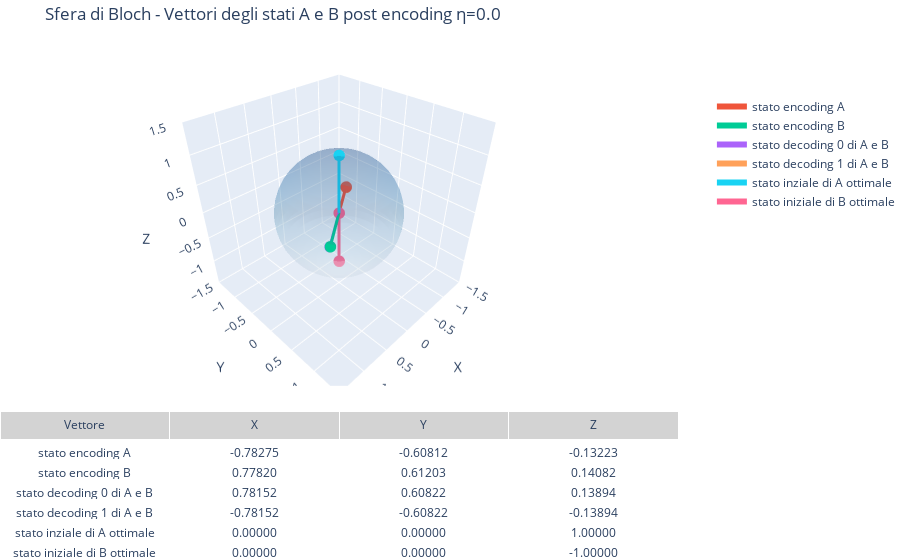
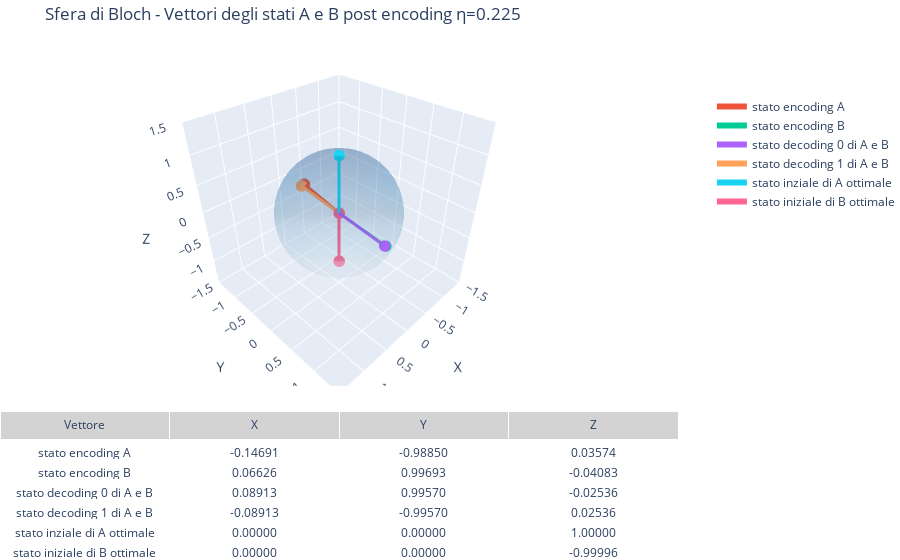
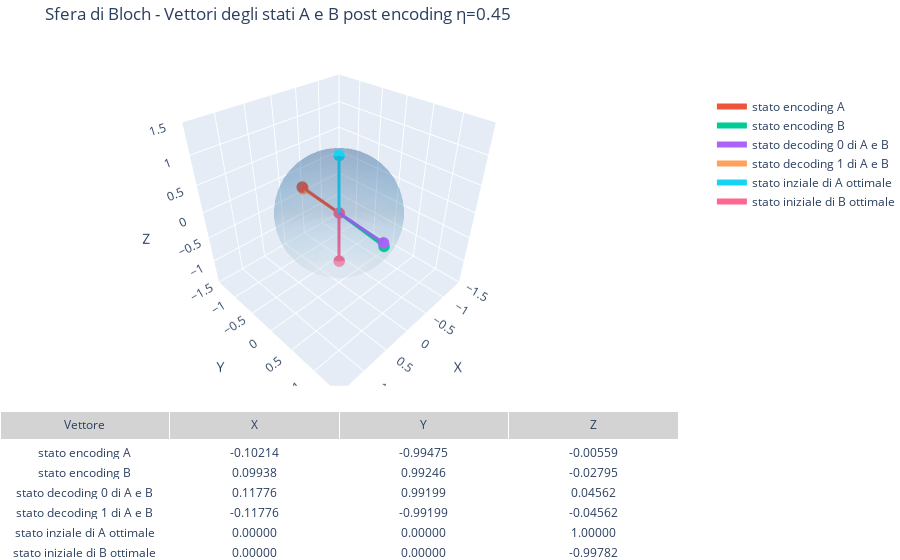
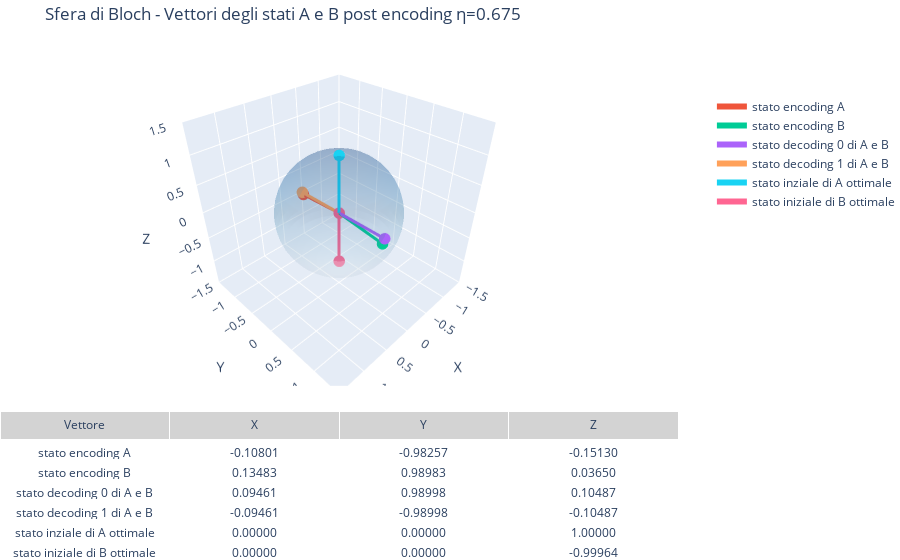

The cell these charts' notebook holds for them, in order:
### Markdown cell above
### Plot su sfera di Bloch

### Code cell
for elem in all_simulation:
    result, cost_history, n = elem
    qc_visualize = QuantumCircuit(3)
    qc_visualize.ry(thetas[0], 2)
    qc_visualize.cx(2,0)
    qc_visualize1 = QuantumCircuit(3)
    qc_visualize1.ry(thetas[0], 2)
    qc_visualize1.cx(2,0)
    bound_in_a = qc_visualize.assign_parameters({thetas[0]: (result.x[0])})
    bound_in_b = qc_visualize1.assign_parameters({thetas[0]: (result.x[1])})
    state_in_a = partial_trace(DensityMatrix.from_label("000").evolve(bound_in_a),[1,2])
    state_in_b = partial_trace(DensityMatrix.from_label("000").evolve(bound_in_b),[1,2])
    # display(state_in_a.draw("latex"))
    # display(state_in_b.draw("latex"))
    qc_visualize.rx(thetas[1], 0)
    qc_visualize.ry(thetas[2], 0)
    qc_visualize.rz(thetas[3], 0)
    
    qc_visualize1.ry(thetas[1], 0)
    qc_visualize1.rz(thetas[2], 0)
    
    #qc_visualize.append(amplitude_damping_gate_qi(n),[0,1])
    # qc_visualize1.append(amplitude_damping_gate_qi(-n),[0,1])

    bound_a = qc_visualize.assign_parameters({thetas[0]: result.x[0],
                                              thetas[1]:result.x[2],
                                               thetas[2]:result.x[4],thetas[3]:result.x[6]})
    bound_b = qc_visualize.assign_parameters({thetas[0]: result.x[1],
                                               thetas[1]:result.x[3],
                                               thetas[2]:result.x[5], thetas[3]:result.x[7]})

    bound_c = qc_visualize1.assign_parameters({thetas[0]: noise_to_theta(0), thetas[1]:-result.x[9],thetas[2]:-result.x[8]})
    bound_d = qc_visualize1.assign_parameters({thetas[0]: noise_to_theta(1), thetas[1]:-result.x[9],thetas[2]:-result.x[8]})


    state_a = partial_trace(DensityMatrix.from_label("000").evolve(bound_a),[1,2])
    state_b = partial_trace(DensityMatrix.from_label("000").evolve(bound_b),[1,2])
    state_c = partial_trace(DensityMatrix.from_label("000").evolve(bound_c),[1,2])
    state_d = partial_trace(DensityMatrix.from_label("000").evolve(bound_d),[1,2])


    # display(state_a.draw("text"))
    # display(state_c.draw("text"))
    # display(state_d.draw("text"))

    from qiskit.visualization.bloch import Bloch
    import numpy as np

    from qiskit.visualization import *
    import plotly.graph_objects as go
    from plotly.subplots import make_subplots

    # Ottieni il Bloch vector (x, y, z)
    bloch_vect_enc_in_a = [state_in_a._expectation_value_pauli(Pauli(p)) for p in ['X', 'Y', 'Z']]
    bloch_vect_enc_in_b = [state_in_b._expectation_value_pauli(Pauli(p)) for p in ['X', 'Y', 'Z']]

    bloch_vect_enc_a = [state_a._expectation_value_pauli(Pauli(p)) for p in ['X', 'Y', 'Z']]
    bloch_vect_enc_b = [state_b._expectation_value_pauli(Pauli(p)) for p in ['X', 'Y', 'Z']]
    bloch_vect_enc_c = [state_c._expectation_value_pauli(Pauli(p)) for p in ['X', 'Y', 'Z']]
    bloch_vect_enc_d = [state_d._expectation_value_pauli(Pauli(p)) for p in ['X', 'Y', 'Z']]


    b = Bloch(figsize=[5,5],font_size=10)
    b.add_vectors([bloch_vect_enc_a, bloch_vect_enc_b, bloch_vect_enc_c,bloch_vect_enc_d,bloch_vect_enc_in_a,bloch_vect_enc_in_b])  # aggiunge il vettore
    # Aggiungi annotazioni
    x,y,z = bloch_vect_enc_a
    b.add_annotation(bloch_vect_enc_a,f"$ \\rho_A $")
    b.add_annotation([1,-0.2,-0.8],f"$ \\rho_A = ({x:.3f},{y:.3f},{z:.3f}) $")
    x,y,z = bloch_vect_enc_b
    b.add_annotation(bloch_vect_enc_b,f"$ \\rho_B $")
    b.add_annotation([1,1.3,-0.29],f"$ \\rho_B =  ({x:.3f},{y:.3f},{z:.3f}) $")
    x,y,z = bloch_vect_enc_c
    #b.add_annotation(bloch_vect_enc_c,f"$ \\rho_B $")
    b.add_annotation(bloch_vect_enc_c,f"$ \\rho_C =  ({x:.3f},{y:.3f},{z:.3f}) $")
    x,y,z = bloch_vect_enc_d
    #b.add_annotation(bloch_vect_enc_c,f"$ \\rho_B $")
    b.add_annotation(bloch_vect_enc_d,f"$ \\rho_D =  ({x:.3f},{y:.3f},{z:.3f}) $")
    x,y,z = bloch_vect_enc_in_a
    #b.add_annotation(bloch_vect_enc_c,f"$ \\rho_B $")
    b.add_annotation(bloch_vect_enc_in_a,f"$ in_A =  ({x:.3f},{y:.3f},{z:.3f}) $")
    x,y,z = bloch_vect_enc_in_b
    #b.add_annotation(bloch_vect_enc_c,f"$ \\rho_B $")
    b.add_annotation(bloch_vect_enc_in_b,f"$ in_B =  ({x:.3f},{y:.3f},{z:.3f}) $")

    # Titolo personalizzato
    b.render(title = f"rappresentazione degli stati dopo encoding e decoding con η={n}")
    #display(b.fig)
    salva_plot_png(b.fig, f"bloch_qi_damping_{n}",radice,visualizzazione,_create = True, name_create = f"damping_{n}")

    def plot_multiple_bloch_vectors(bloch_vectors, name_vectors = None, title = None, noise = 0 ):
        """
        bloch_vectors: lista di tuple/liste [(x1,y1,z1), (x2,y2,z2), ...]
        """
        if name_vectors == None or len(name_vectors) != len(bloch_vectors) :
            name_vectors = [f"Vettore {i}" for i in range(len(bloch_vectors))]

                

        # Mesh della sfera
        u, v = np.mgrid[0:2*np.pi:50j, 0:np.pi:25j]
        xs = np.cos(u)*np.sin(v)#*np.sqrt(1-noise)
        ys = np.sin(u)*np.sin(v)#*np.sqrt(1-noise)
        zs = np.cos(v)#*(1-noise) + noise

        fig = make_subplots(
            rows=2, cols=1,
            specs=[[{"type": "surface"}], [{"type": "table"}]],
            row_heights=[0.7, 0.3],
            vertical_spacing=0.05,
        )

        # Sfera
        fig.add_trace(go.Surface(
            x=xs, y=ys, z=zs,
            opacity=0.2, showscale=False, colorscale='Blues'
        ), row=1, col=1)

        # Dati per tabella
        labels = []
        x_vals, y_vals, z_vals = [], [], []

        # Aggiungi ogni vettore
        for i, (x, y, z) in enumerate(bloch_vectors):
            fig.add_trace(go.Scatter3d(
                x=[0, x], y=[0, y], z=[0, z],
                mode='lines+markers',
                marker=dict(size=4),
                line=dict(width=6),
                name=name_vectors[i]
            ), row=1, col=1)

            labels.append(name_vectors[i])
            x_vals.append(f"{x:.5f}")
            y_vals.append(f"{y:.5f}")
            z_vals.append(f"{z:.5f}")

        # Tabella
        fig.add_trace(go.Table(
            header=dict(values=["Vettore", "X", "Y", "Z"],
                        fill_color='lightgrey', align='center'),
            cells=dict(values=[labels, x_vals, y_vals, z_vals],
                    fill_color='white', align='center')
        ), row=2, col=1)

        # Layout
        fig.update_layout(
            title=title,
            scene=dict(
                xaxis=dict(range=[-1.5, 1.5], title='X'),
                yaxis=dict(range=[-1.5, 1.5], title='Y'),
                zaxis=dict(range=[-1.5, 1.5], title='Z'),
                aspectmode='cube'
            ),
            legend=dict(x=1.05, y=0.9),
            margin=dict(l=0, r=0, b=0, t=40)
        )
        fig.show()
        salva_plot_plotly(fig, f"bloch_py_damping_{n}",radice,visualizzazione,_create=True,name_create=f"damping_{n}")
    salva_plot_png(qc_visualize.draw("mpl"),"circuito_visualizzazione_encoding",radice,visualizzazione)
    salva_plot_png(qc_visualize1.draw("mpl"),"circuito_visualizzazione_decoding",radice,visualizzazione)
    # Usa la funzione
    display(plot_multiple_bloch_vectors([bloch_vect_enc_a, bloch_vect_enc_b,bloch_vect_enc_c,bloch_vect_enc_d,bloch_vect_enc_in_a,bloch_vect_enc_in_b], ["stato encoding A", "stato encoding B","stato decoding 0 di A e B","stato decoding 1 di A e B","stato inziale di A ottimale","stato iniziale di B ottimale"],f"Sfera di Bloch - Vettori degli stati A e B post encoding η={n}",n))
    # display(plot_interactive_bloch(bloch_vector_b))

### Figure 1 — Plotly figure (JSON) as saved in the notebook; plotly's stock layout.template omitted (floating-point values rounded to 4 significant figures; data arrays with more than 128 entries replaced by an {"elided": "..."} marker saying what was removed)
{"data": [{"colorscale": [[0, "rgb(247,251,255)"], [0.125, "rgb(222,235,247)"], [0.25, "rgb(198,219,239)"], [0.375, "rgb(158,202,225)"], [0.5, "rgb(107,174,214)"], [0.625, "rgb(66,146,198)"], [0.75, "rgb(33,113,181)"], [0.875, "rgb(8,81,156)"], [1, "rgb(8,48,107)"]], "opacity": 0.2, "scene": "scene", "showscale": false, "type": "surface", "x": {"elided": "50x25 float values"}, "y": {"elided": "50x25 float values"}, "z": {"elided": "50x25 float values"}}, {"line": {"width": 6}, "marker": {"size": 4}, "mode": "lines+markers", "name": "stato encoding A", "scene": "scene", "type": "scatter3d", "x": [0, -0.7828], "y": [0, -0.6081], "z": [0, -0.1322]}, {"line": {"width": 6}, "marker": {"size": 4}, "mode": "lines+markers", "name": "stato encoding B", "scene": "scene", "type": "scatter3d", "x": [0, 0.7782], "y": [0, 0.612], "z": [0, 0.1408]}, {"line": {"width": 6}, "marker": {"size": 4}, "mode": "lines+markers", "name": "stato decoding 0 di A e B", "scene": "scene", "type": "scatter3d", "x": [0, 0.7815], "y": [0, 0.6082], "z": [0, 0.1389]}, {"line": {"width": 6}, "marker": {"size": 4}, "mode": "lines+markers", "name": "stato decoding 1 di A e B", "scene": "scene", "type": "scatter3d", "x": [0, -0.7815], "y": [0, -0.6082], "z": [0, -0.1389]}, {"line": {"width": 6}, "marker": {"size": 4}, "mode": "lines+markers", "name": "stato inziale di A ottimale", "scene": "scene", "type": "scatter3d", "x": [0, 0], "y": [0, 0], "z": [0, 1]}, {"line": {"width": 6}, "marker": {"size": 4}, "mode": "lines+markers", "name": "stato iniziale di B ottimale", "scene": "scene", "type": "scatter3d", "x": [0, 0], "y": [0, 0], "z": [0, -1.0]}, {"cells": {"align": "center", "fill": {"color": "white"}, "values": [["stato encoding A", "stato encoding B", "stato decoding 0 di A e B", "stato decoding 1 di A e B", "stato inziale di A ottimale", "stato iniziale di B ottimale"], ["-0.78275", "0.77820", "0.78152", "-0.78152", "0.00000", "0.00000"], ["-0.60812", "0.61203", "0.60822", "-0.60822", "0.00000", "0.00000"], ["-0.13223", "0.14082", "0.13894", "-0.13894", "1.00000", "-1.00000"]]}, "domain": {"x": [0, 1], "y": [0, 0.285]}, "header": {"align": "center", "fill": {"color": "lightgrey"}, "values": ["Vettore", "X", "Y", "Z"]}, "type": "table"}], "layout": {"legend": {"x": 1.05, "y": 0.9}, "margin": {"b": 0, "l": 0, "r": 0, "t": 40}, "scene": {"aspectmode": "cube", "domain": {"x": [0, 1], "y": [0.335, 1.0]}, "xaxis": {"range": [-1.5, 1.5], "title": {"text": "X"}}, "yaxis": {"range": [-1.5, 1.5], "title": {"text": "Y"}}, "zaxis": {"range": [-1.5, 1.5], "title": {"text": "Z"}}}, "title": {"text": "Sfera di Bloch - Vettori degli stati A e B post encoding η=0.0"}}}

### Figure 2 — Plotly figure (JSON) as saved in the notebook; plotly's stock layout.template omitted (floating-point values rounded to 4 significant figures; data arrays with more than 128 entries replaced by an {"elided": "..."} marker saying what was removed)
{"data": [{"colorscale": [[0, "rgb(247,251,255)"], [0.125, "rgb(222,235,247)"], [0.25, "rgb(198,219,239)"], [0.375, "rgb(158,202,225)"], [0.5, "rgb(107,174,214)"], [0.625, "rgb(66,146,198)"], [0.75, "rgb(33,113,181)"], [0.875, "rgb(8,81,156)"], [1, "rgb(8,48,107)"]], "opacity": 0.2, "scene": "scene", "showscale": false, "type": "surface", "x": {"elided": "50x25 float values"}, "y": {"elided": "50x25 float values"}, "z": {"elided": "50x25 float values"}}, {"line": {"width": 6}, "marker": {"size": 4}, "mode": "lines+markers", "name": "stato encoding A", "scene": "scene", "type": "scatter3d", "x": [0, -0.1469], "y": [0, -0.9885], "z": [0, 0.03574]}, {"line": {"width": 6}, "marker": {"size": 4}, "mode": "lines+markers", "name": "stato encoding B", "scene": "scene", "type": "scatter3d", "x": [0, 0.06626], "y": [0, 0.9969], "z": [0, -0.04083]}, {"line": {"width": 6}, "marker": {"size": 4}, "mode": "lines+markers", "name": "stato decoding 0 di A e B", "scene": "scene", "type": "scatter3d", "x": [0, 0.08913], "y": [0, 0.9957], "z": [0, -0.02536]}, {"line": {"width": 6}, "marker": {"size": 4}, "mode": "lines+markers", "name": "stato decoding 1 di A e B", "scene": "scene", "type": "scatter3d", "x": [0, -0.08913], "y": [0, -0.9957], "z": [0, 0.02536]}, {"line": {"width": 6}, "marker": {"size": 4}, "mode": "lines+markers", "name": "stato inziale di A ottimale", "scene": "scene", "type": "scatter3d", "x": [0, 0], "y": [0, 0], "z": [0, 1]}, {"line": {"width": 6}, "marker": {"size": 4}, "mode": "lines+markers", "name": "stato iniziale di B ottimale", "scene": "scene", "type": "scatter3d", "x": [0, 0], "y": [0, 0], "z": [0, -1.0]}, {"cells": {"align": "center", "fill": {"color": "white"}, "values": [["stato encoding A", "stato encoding B", "stato decoding 0 di A e B", "stato decoding 1 di A e B", "stato inziale di A ottimale", "stato iniziale di B ottimale"], ["-0.14691", "0.06626", "0.08913", "-0.08913", "0.00000", "0.00000"], ["-0.98850", "0.99693", "0.99570", "-0.99570", "0.00000", "0.00000"], ["0.03574", "-0.04083", "-0.02536", "0.02536", "1.00000", "-0.99996"]]}, "domain": {"x": [0, 1], "y": [0, 0.285]}, "header": {"align": "center", "fill": {"color": "lightgrey"}, "values": ["Vettore", "X", "Y", "Z"]}, "type": "table"}], "layout": {"legend": {"x": 1.05, "y": 0.9}, "margin": {"b": 0, "l": 0, "r": 0, "t": 40}, "scene": {"aspectmode": "cube", "domain": {"x": [0, 1], "y": [0.335, 1.0]}, "xaxis": {"range": [-1.5, 1.5], "title": {"text": "X"}}, "yaxis": {"range": [-1.5, 1.5], "title": {"text": "Y"}}, "zaxis": {"range": [-1.5, 1.5], "title": {"text": "Z"}}}, "title": {"text": "Sfera di Bloch - Vettori degli stati A e B post encoding η=0.225"}}}

### Figure 3 — Plotly figure (JSON) as saved in the notebook; plotly's stock layout.template omitted (floating-point values rounded to 4 significant figures; data arrays with more than 128 entries replaced by an {"elided": "..."} marker saying what was removed)
{"data": [{"colorscale": [[0, "rgb(247,251,255)"], [0.125, "rgb(222,235,247)"], [0.25, "rgb(198,219,239)"], [0.375, "rgb(158,202,225)"], [0.5, "rgb(107,174,214)"], [0.625, "rgb(66,146,198)"], [0.75, "rgb(33,113,181)"], [0.875, "rgb(8,81,156)"], [1, "rgb(8,48,107)"]], "opacity": 0.2, "scene": "scene", "showscale": false, "type": "surface", "x": {"elided": "50x25 float values"}, "y": {"elided": "50x25 float values"}, "z": {"elided": "50x25 float values"}}, {"line": {"width": 6}, "marker": {"size": 4}, "mode": "lines+markers", "name": "stato encoding A", "scene": "scene", "type": "scatter3d", "x": [0, -0.1021], "y": [0, -0.9948], "z": [0, -0.005586]}, {"line": {"width": 6}, "marker": {"size": 4}, "mode": "lines+markers", "name": "stato encoding B", "scene": "scene", "type": "scatter3d", "x": [0, 0.09938], "y": [0, 0.9925], "z": [0, -0.02795]}, {"line": {"width": 6}, "marker": {"size": 4}, "mode": "lines+markers", "name": "stato decoding 0 di A e B", "scene": "scene", "type": "scatter3d", "x": [0, 0.1178], "y": [0, 0.992], "z": [0, 0.04562]}, {"line": {"width": 6}, "marker": {"size": 4}, "mode": "lines+markers", "name": "stato decoding 1 di A e B", "scene": "scene", "type": "scatter3d", "x": [0, -0.1178], "y": [0, -0.992], "z": [0, -0.04562]}, {"line": {"width": 6}, "marker": {"size": 4}, "mode": "lines+markers", "name": "stato inziale di A ottimale", "scene": "scene", "type": "scatter3d", "x": [0, 0], "y": [0, 0], "z": [0, 1]}, {"line": {"width": 6}, "marker": {"size": 4}, "mode": "lines+markers", "name": "stato iniziale di B ottimale", "scene": "scene", "type": "scatter3d", "x": [0, 0], "y": [0, 0], "z": [0, -0.9978]}, {"cells": {"align": "center", "fill": {"color": "white"}, "values": [["stato encoding A", "stato encoding B", "stato decoding 0 di A e B", "stato decoding 1 di A e B", "stato inziale di A ottimale", "stato iniziale di B ottimale"], ["-0.10214", "0.09938", "0.11776", "-0.11776", "0.00000", "0.00000"], ["-0.99475", "0.99246", "0.99199", "-0.99199", "0.00000", "0.00000"], ["-0.00559", "-0.02795", "0.04562", "-0.04562", "1.00000", "-0.99782"]]}, "domain": {"x": [0, 1], "y": [0, 0.285]}, "header": {"align": "center", "fill": {"color": "lightgrey"}, "values": ["Vettore", "X", "Y", "Z"]}, "type": "table"}], "layout": {"legend": {"x": 1.05, "y": 0.9}, "margin": {"b": 0, "l": 0, "r": 0, "t": 40}, "scene": {"aspectmode": "cube", "domain": {"x": [0, 1], "y": [0.335, 1.0]}, "xaxis": {"range": [-1.5, 1.5], "title": {"text": "X"}}, "yaxis": {"range": [-1.5, 1.5], "title": {"text": "Y"}}, "zaxis": {"range": [-1.5, 1.5], "title": {"text": "Z"}}}, "title": {"text": "Sfera di Bloch - Vettori degli stati A e B post encoding η=0.45"}}}

### Figure 4 — Plotly figure (JSON) as saved in the notebook; plotly's stock layout.template omitted (floating-point values rounded to 4 significant figures; data arrays with more than 128 entries replaced by an {"elided": "..."} marker saying what was removed)
{"data": [{"colorscale": [[0, "rgb(247,251,255)"], [0.125, "rgb(222,235,247)"], [0.25, "rgb(198,219,239)"], [0.375, "rgb(158,202,225)"], [0.5, "rgb(107,174,214)"], [0.625, "rgb(66,146,198)"], [0.75, "rgb(33,113,181)"], [0.875, "rgb(8,81,156)"], [1, "rgb(8,48,107)"]], "opacity": 0.2, "scene": "scene", "showscale": false, "type": "surface", "x": {"elided": "50x25 float values"}, "y": {"elided": "50x25 float values"}, "z": {"elided": "50x25 float values"}}, {"line": {"width": 6}, "marker": {"size": 4}, "mode": "lines+markers", "name": "stato encoding A", "scene": "scene", "type": "scatter3d", "x": [0, -0.108], "y": [0, -0.9826], "z": [0, -0.1513]}, {"line": {"width": 6}, "marker": {"size": 4}, "mode": "lines+markers", "name": "stato encoding B", "scene": "scene", "type": "scatter3d", "x": [0, 0.1348], "y": [0, 0.9898], "z": [0, 0.0365]}, {"line": {"width": 6}, "marker": {"size": 4}, "mode": "lines+markers", "name": "stato decoding 0 di A e B", "scene": "scene", "type": "scatter3d", "x": [0, 0.09461], "y": [0, 0.99], "z": [0, 0.1049]}, {"line": {"width": 6}, "marker": {"size": 4}, "mode": "lines+markers", "name": "stato decoding 1 di A e B", "scene": "scene", "type": "scatter3d", "x": [0, -0.09461], "y": [0, -0.99], "z": [0, -0.1049]}, {"line": {"width": 6}, "marker": {"size": 4}, "mode": "lines+markers", "name": "stato inziale di A ottimale", "scene": "scene", "type": "scatter3d", "x": [0, 0], "y": [0, 0], "z": [0, 1]}, {"line": {"width": 6}, "marker": {"size": 4}, "mode": "lines+markers", "name": "stato iniziale di B ottimale", "scene": "scene", "type": "scatter3d", "x": [0, 0], "y": [0, 0], "z": [0, -0.9996]}, {"cells": {"align": "center", "fill": {"color": "white"}, "values": [["stato encoding A", "stato encoding B", "stato decoding 0 di A e B", "stato decoding 1 di A e B", "stato inziale di A ottimale", "stato iniziale di B ottimale"], ["-0.10801", "0.13483", "0.09461", "-0.09461", "0.00000", "0.00000"], ["-0.98257", "0.98983", "0.98998", "-0.98998", "0.00000", "0.00000"], ["-0.15130", "0.03650", "0.10487", "-0.10487", "1.00000", "-0.99964"]]}, "domain": {"x": [0, 1], "y": [0, 0.285]}, "header": {"align": "center", "fill": {"color": "lightgrey"}, "values": ["Vettore", "X", "Y", "Z"]}, "type": "table"}], "layout": {"legend": {"x": 1.05, "y": 0.9}, "margin": {"b": 0, "l": 0, "r": 0, "t": 40}, "scene": {"aspectmode": "cube", "domain": {"x": [0, 1], "y": [0.335, 1.0]}, "xaxis": {"range": [-1.5, 1.5], "title": {"text": "X"}}, "yaxis": {"range": [-1.5, 1.5], "title": {"text": "Y"}}, "zaxis": {"range": [-1.5, 1.5], "title": {"text": "Z"}}}, "title": {"text": "Sfera di Bloch - Vettori degli stati A e B post encoding η=0.675"}}}
